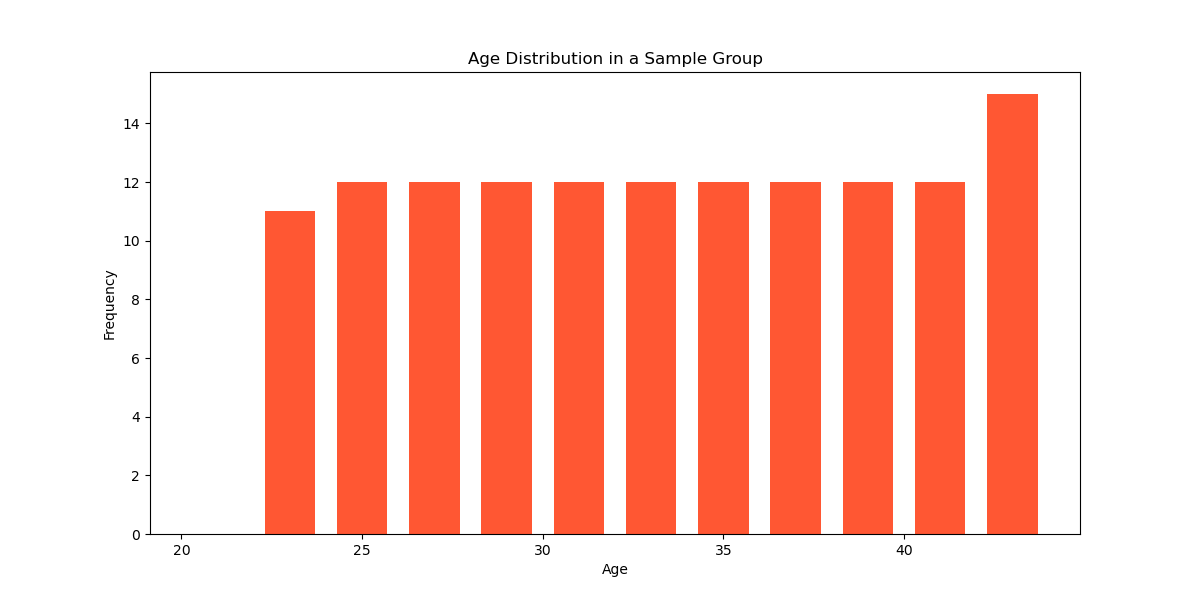

This figure's Python source:

import matplotlib.pyplot as plt

# Data points for the Ages of 200 individuals
ages = [
    22, 23, 24, 25, 26, 27, 28, 29, 30, 31, 32, 33, 34, 35, 36, 37, 38, 39, 40,
    41, 42, 43, 44, 22, 24, 26, 28, 30, 32, 34, 36, 38, 40, 42, 23, 25, 27, 29,
    31, 33, 35, 37, 39, 41, 43, 22, 24, 26, 28, 30, 32, 34, 36, 38, 40, 42, 23,
    25, 27, 29, 31, 33, 35, 37, 39, 41, 43, 44, 22, 24, 26, 28, 30, 32, 34, 36,
    38, 40, 42, 23, 25, 27, 29, 31, 33, 35, 37, 39, 41, 43, 23, 25, 27, 29, 31,
    33, 35, 37, 39, 41, 43, 22, 24, 26, 28, 30, 32, 34, 36, 38, 40, 42, 24, 26,
    28, 30, 32, 34, 36, 38, 40, 42, 23, 25, 27, 29, 31, 33, 35, 37, 39, 41, 43,
    44
]

plt.figure(figsize=(12, 6))
plt.hist(ages, bins=range(20, 46, 2), color='#FF5733', rwidth=0.7)
plt.title('Age Distribution in a Sample Group')
plt.xlabel('Age')
plt.ylabel('Frequency')
plt.show()
